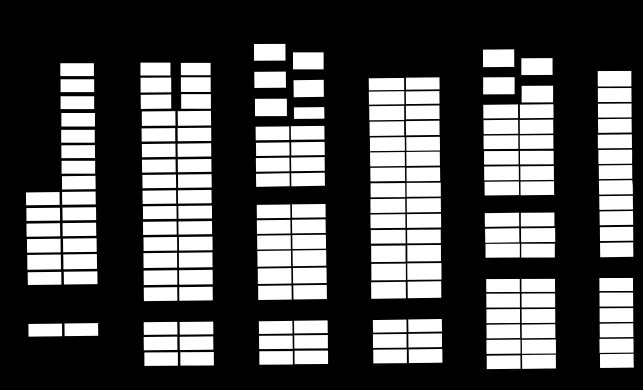
#> input picture data/carParkMask2.png, 1286 x 780 px (shown at 1/2 size)
$ python crop_image.py
#> lines starting #> are read from the running program, lines starting #| are printed output that depends on the picture
import cv2
input_img = cv2.imread("data/carParkMask2.png")
#> input_img is the input picture: shape (780, 1286, 3); min 0, max 255, mean 83.1
crop_x = 26  # điểm bắt đầu theo chiều ngang
crop_y = 11   # điểm bắt đầu theo chiều dọc
crop_width = 1286
crop_height = 780
crop_img = input_img[crop_y:crop_y+crop_height,crop_x:crop_x+crop_width]
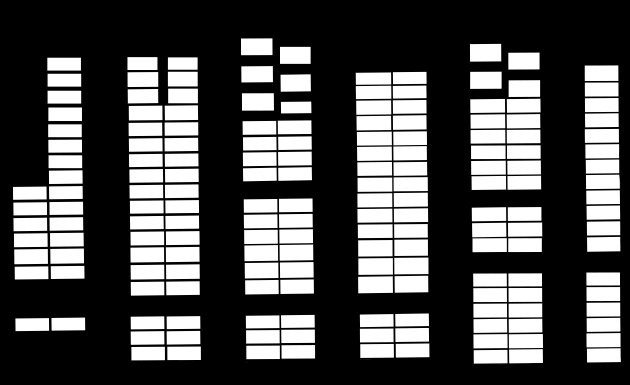
#> crop_img: shape (769, 1260, 3) (shown at 1/2 size); min 0, max 255, mean 86
cv2.imwrite("crop.png",crop_img)
cv2.waitKey(0)
